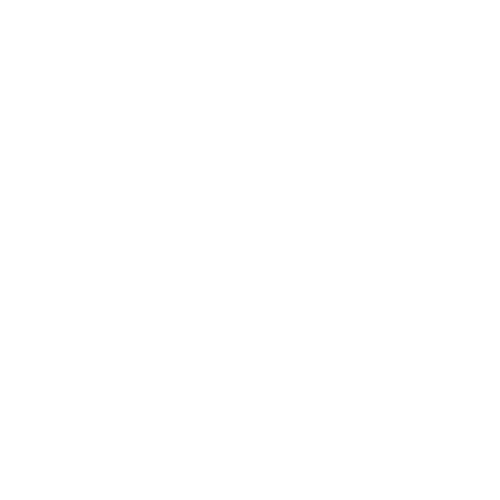
Frame 1 (no input)
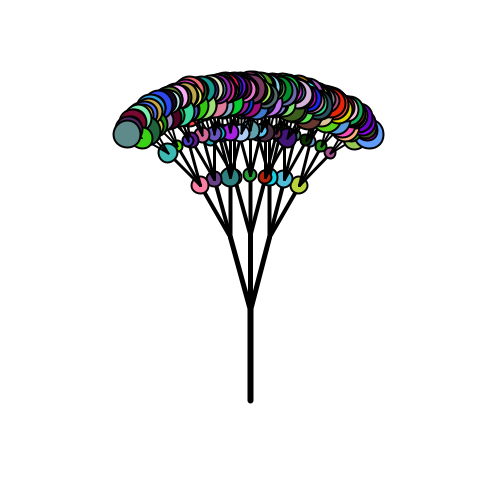
Frame 60 (the mouse pressed at the canvas centre just before this capture)
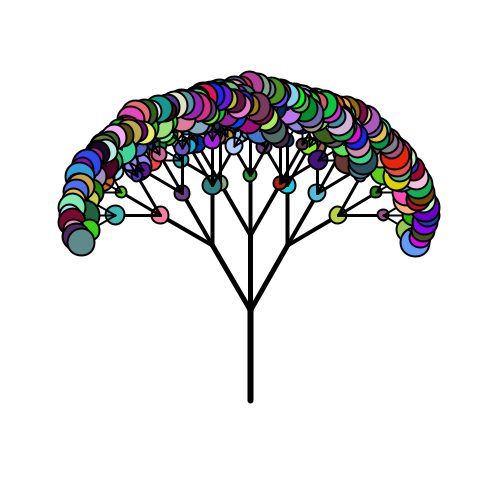
Frame 120 (the mouse held since frame 60 and released just before this capture)

The Processing sketch that drew these frames (run headless with seeded random() and noise(); from frame 60 on, the mouse is pressed at the canvas centre):

// Processing sketch: treeeeee
// ── treeeeee.pde
int level = 5;
float scale = 15;


void setup() {
  size(500, 500);
  background(255);
}

void draw() {
  //noLoop function makes it so draw() will not loop.  
  if (frameCount%2 == 0) {
    background(255);
    drawTree(250, 400, 90, 6);
    randomSeed(0);
  }
}

void drawLine(int x1, int y1, int x2, int y2, int depth) {
  strokeWeight(depth);
  line(x1, y1, x2, y2);
}

void drawTree(int x1, int y1, float angle, int depth) {
  if (depth > 0) {
    int x2 = (int)(x1 + (cos(radians(angle))*depth*scale)); 
    int y2 = (int)(y1 - (sin(radians(angle))*depth*scale));  
    float offset =  map(mouseX, 0, width, 15, 45);
    drawLine(x1, y1, x2, y2, depth);
    drawLeaves(x2, y2, depth);
    //for a 2-branch tree:
    drawTree(x2, y2, angle-offset, depth-1);
    drawTree(x2, y2, angle, depth-1);
    drawTree(x2, y2, angle+offset, depth-1);
  }
}

void drawLeaves(int x2, int y2, int depth) {
  if (depth < level) {
    strokeWeight(2);
    fill(random(255), random(255), random(255));
    float leafSize;
    if (depth < 1) {
      leafSize = random(30,50);
    }
    else if (depth < 3) {
      leafSize = random(20,30);
    }
    else {
      leafSize = random(10, 20);
    }
    ellipse(x2, y2, leafSize, leafSize);
  }
}

void keyPressed() {
  if (key == 'z' && level > 0) level -= 1;
  else if (key == 'x' && level < 7)  level += 1;
}
